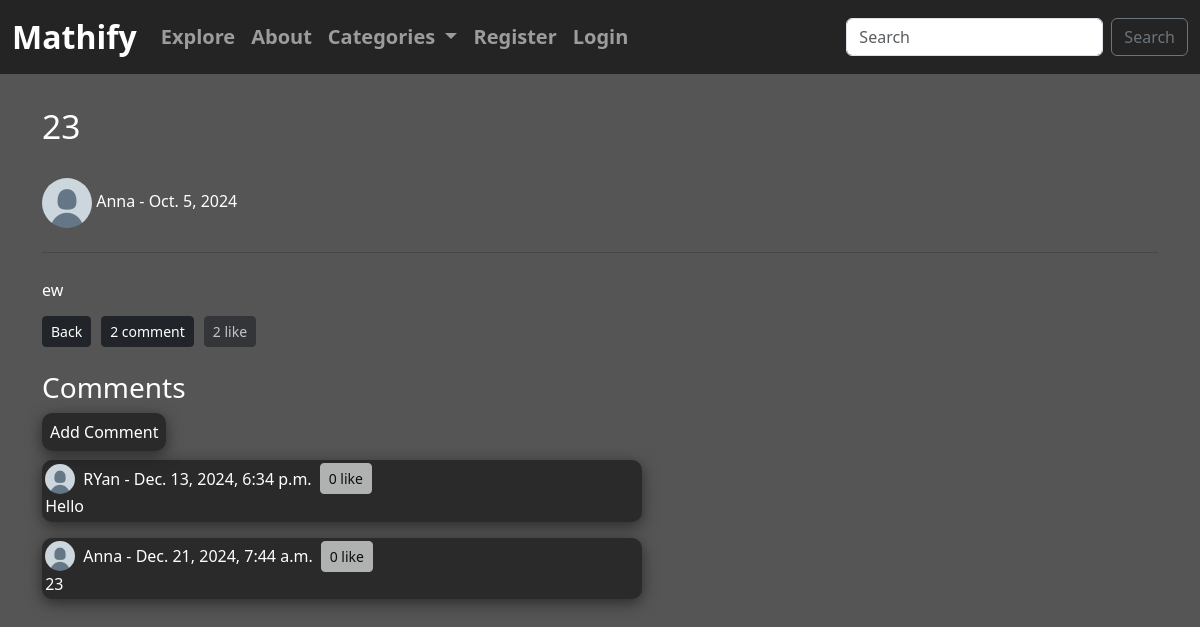
The app's page /article/37 with its own data.
### myApp/models.py (models this page shows, shortened)
class Post(models.Model):
    title = models.CharField(max_length=255)
    header_image = models.ImageField(null=True, blank=True, upload_to="images/")
    author = models.ForeignKey(User, on_delete=models.CASCADE)
    body = RichTextField(blank=True, null=True)
    post_date = models.DateField(auto_now_add=True)
    category = models.CharField(max_length=255, default='uncategorized')
    likes = models.ManyToManyField(User, related_name='blog_post')
    def total_likes(self):
        return self.likes.count()
    def total_comments(self):
        return self.comments.count()

class Comment(models.Model):
    post = models.ForeignKey(Post, related_name="comments", on_delete=models.CASCADE)
    name = models.CharField(max_length=255)
    body = models.TextField()
    date_added = models.DateTimeField(auto_now_add=True)
    likes = models.ManyToManyField(User, related_name='comment_likes')
    def comment_likes(self):
        return self.likes.count()

### myApp/views.py (the view)
# urls.py: path('article/<int:pk>', ArticleDetailView.as_view(), name="article_details"),
class ArticleDetailView(CategoryMixin, DetailView):
    model = Post
    template_name = 'myApp/article_details.html'
    def get_context_data(self, *args, **kwargs):
        comments_with_pics = []
        context = super(ArticleDetailView, self).get_context_data(*args, **kwargs)
        post = get_object_or_404(Post, id=self.kwargs['pk'])
        total_likes = post.total_likes()
        liked = False
        if post.likes.filter(id=self.request.user.id).exists():
            liked = True
        for comment in post.comments.all():
            try:
                user = User.objects.get(username=comment.name)
                profile_pic = user.profile.profile_pic.url if user.profile.profile_pic else None
                user_liked = comment.likes.filter(id=self.request.user.id).exists()
            except User.DoesNotExist:
                profile_pic = None
                user_liked = False
            comments_with_pics.append({
                'comment': comment,
                'profile_pic': profile_pic,
                'likes_count': comment.comment_likes(),
                'user_liked': user_liked,
            })
        context["total_likes"] = total_likes
        context["liked"] = liked
        context["comments_with_pics"] = comments_with_pics
        return context

### myApp/models.py (called while the page is built)
    def __str__(self):
        return self.name

### myApp/views.py (called while the page is built)
    def get_context_data(self, **kwargs):
        context = super().get_context_data(**kwargs)
        context["cat_menu"] = Category.objects.all()
        return context

### myApp/templates/myApp/article_details.html (shortened to what this page needs)
{% extends 'myApp/base.html' %}
{% load static %}
{% block content %}
    <link rel="stylesheet" href="{% static 'myApp/css/article_detail.css' %}">
    <h1>{{ post.title }}</h1>
    <div class="post-card">
        <h6>
            {% if post.author.profile.profile_pic %}
                <img src="{{ post.author.profile.profile_pic.url }}" width=50 height=50 class="rounded-circle">
            {% else %}
                <img src="{% static 'myApp/images/defaultpfp.png' %}" width=50 height=50 class="rounded-circle">
            {% endif %}
                {{ post.author.username }} - {{ post.post_date }}
        <hr>
        <br/>
        <h6>
            {{ post.body|safe }}
        </h6>
    </div>
    <div class="back-like">
        <a href="{% url 'blog_view' %}" class="btn btn-dark btn-sm">Back</a>
        <button class="btn btn-dark btn-sm">{{ post.total_comments }} comment</button>
        <form action="{% url 'like_post' post.pk %}" method="POST">
            {% if user.is_authenticated %}
                {% if liked %}
                    <button type="submit", name="post_id", value="{{ post.id }}",
                    class="btn btn-dark btn-sm"> {{ total_likes }} like</button>
                {% else %}
                    <button type="submit", name="post_id", value="{{ post.id }}",
                    class="btn btn-dark btn-sm"> {{ total_likes }} like</button>
                {% endif %}
            {% else %}
                    <button class="btn btn-dark btn-sm" disabled> {{ total_likes }} like</button>
            {% endif %}
        </form>
    </div>
    <br/>
    <h3>Comments</h3>
    <div class="comment-section">
        <div class="add-comment">
            <a href="{% url 'add_comment' post.pk %}">Add Comment</a><br/>
        </div>
        {% if not post.comments.all %}
            <h6>
                Very empty here... No comments..
            </h6>
        {% else %}
            {% for comment_data in comments_with_pics %}
            <div class="comment-post w-100 w-md-75 w-lg-50">
                <strong class="d-flex align-items-center">
                    {% if comment_data.profile_pic %}
                        <img src="{{ comment_data.profile_pic }}" width=30 height=30 class="rounded-circle me-2">
                    {% else %}
                        <img src="{% static 'myApp/images/defaultpfp.png' %}" width=30 height=30 class="rounded-circle me-2">
                    {% endif %}
                    <span class="me-2">{{ comment_data.comment.name }} - {{ comment_data.comment.date_added }}</span>
                    <form action="{% url 'like_comment' comment_data.comment.id %}" method="POST" class="d-inline">
                        {% if user.is_authenticated %}
                            <button type="submit" class="btn btn-light btn-sm">
                                {{ comment_data.likes_count }} Like{% if comment_data.likes_count == 1 %}{% else %}s{% endif %}
                            </button>
                        {% else %}
                            <button class="btn btn-light btn-sm" disabled> {{ comment_data.likes_count }} like</button>
                        {% endif %}
                    </form>
                </strong>
                {{ comment_data.comment.body }}
            </div>
            {% endfor %}
        {% endif %}
    </div>
{% endblock %}

### static/myApp/css/article_detail.css (style rules this page uses)
:root { --dark-gray: #1a1a1a; --light-gray: #2a2a2a; --yellow: white; --text-color: #ffffff; }
body { background-color: #565555; }
h1 { font-size: 2.1rem; margin-top: 2rem; margin-bottom: 2rem; color: var(--yellow); }
.post-card h6 { color: var(--text-color); font-size: 1rem; }
h2, h3, h6 { color: var(--yellow); }
.back-like { display: flex; justify-content: start; align-items: center; margin-top: 1rem; }
.back-like * { margin-right: 10px; }
hr { margin-top: 1.5rem; margin-bottom: 0; color: var(--dark-gray); }
.comment-post { max-width: 600px; background-color: var(--light-gray); margin-bottom: 1rem; color: var(--text-color); font-weight: lighter; padding: 0.2rem; box-shadow: 0 4px 15px rgba(0,0,0,0.5); border-radius: 10px; }
.add-comment { margin-top: 1rem; margin-bottom: 1rem; }
.add-comment a { text-decoration: 0; color: var(--yellow); background-color: var(--light-gray); padding: 0.5rem; box-shadow: 0 4px 15px rgba(0,0,0,0.5); border-radius: 10px; transition: opacity 0.3s ease; }

### records on screen
Post: title "23", author.username "Anna", post_date "Oct. 5, 2024", body "ew", total_comments "2"
Comment: comment.name "RYan", comment.date_added "Dec. 13, 2024, 6:34 p.m.", likes_count "0", comment.body "Hello"
Comment: comment.name "Anna", comment.date_added "Dec. 21, 2024, 7:44 a.m.", likes_count "0", comment.body "23"

### other values on screen
{{ total_likes }} "2"
